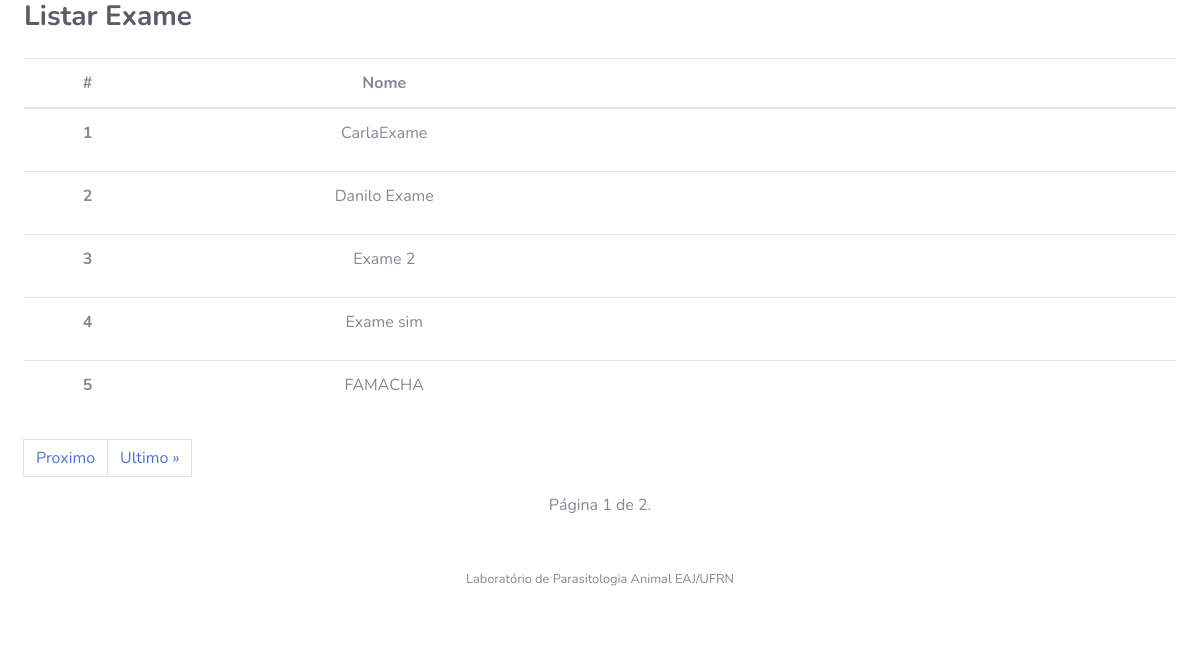
Before: /exame/listar/ with the older database file.
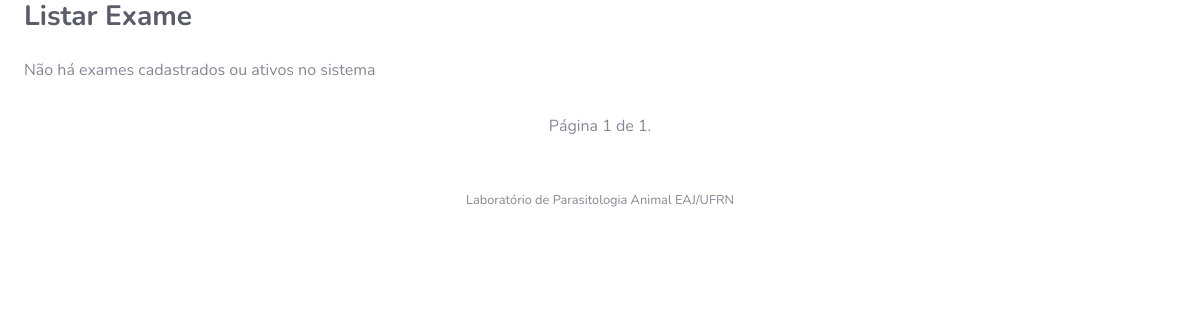
After: the same page with the newer database file.
### Exame/models.py (models this page shows, shortened)
class Exame(models.Model):
    nome = models.CharField(max_length=200, unique=True)
    status = models.BooleanField(default=True)
    tipo_resultado = models.CharField(max_length=3, choices=TIPOS_RESULTADO, default='NUM', null=True)
    class Meta:
        ordering = ('nome',)

### Exame/views.py (the view)
# urls.py: path('listar/', views.listar, name='listar'),
def listar(request):
    exame_list = Exame.objects.filter(status=True)
    paginator = Paginator(exame_list, 5)
    page = request.GET.get('page')
    exame = paginator.get_page(page)
    context = {'listar_exame':exame}
    return render(request, 'Exame/ListarExame.html', context)

### Amostra/context_processors.py (called while the page is built)
def amostras_pendentes(request):
    if (request.user.is_authenticated):
        amostras = Amostra.objects.filter(
            responsavel=request.user, status=True,
            data_coleta__lte = date.today()- timedelta(days=10))
    else:
        amostras = Amostra.objects.filter(
            status=True,
            data_coleta__lte = date.today()- timedelta(days=10))
    return {
        'amostras_pendentes_count': amostras.count(),
        'amostras_pendentes': amostras.order_by('data_coleta')
    }

### templates/Exame/ListarExame.html (shortened to what this page needs)
{% extends "base.html" %}
{% load bootstrap4 %}
{% block arquivos_js_css %}
{% load static %}
{% endblock %}
{% block content %}
    {% if listar_exame %}
       <table id="dataTable" class="table" cellspacing="0" width="100%">
           <thead >
            <th scope="col"><font><center>#</center></font></th>
            <th><font></font><center>Nome</center></font></th>
            <th></th>
          </thead>
            <tbody>
               {% for exame in listar_exame %}
               <tr>
                   <th scope="row"><font></font><center>{{ forloop.counter }}</center></font></th>
                  <td><font></font><center>{{ exame.nome }}</center></font></td>
                   <td>
                      <a href="{% url 'exame:detalhes' pk=exame.pk %}" class="btn btn-primary-outline" data-toggle="tooltip" title="Detalhes">
                        <i class="fa fa-search" aria-hidden="true" style="color:#1cc88a"></i>
                      </a>
                       <a href="{% url 'exame:editar' pk=exame.pk %}?next={{ request.path }}" class="btn btn-warning-outline" data-toggle="tooltip" title="Editar">
                          <i class="fas fa-pencil-alt" style="color:#4e73df"></i>
                       </a>
                      <a href="" class="btn btn-danger-outline" data-toggle="modal" data-target="#fm-modal-grid-{{exame.pk}}"
                                        data-tt="tooltip" title="Deletar">
                      <i class="fa fa-times" aria-hidden="true" style="color:#e74a3b"></i>
                      </a>
                   </td>
               </tr>
               {% endfor %}
            </tbody>
       </table>
    {% else %}
      <p>Não há exames cadastrados ou ativos no sistema</p>
    {% endif %}
      <div class="pagination">
        <span class="step-links">
             <nav aria-label="Navegação de página exemplo">
                 <ul class="pagination">
                    {% if listar_exame.has_next %}
                        <a class="page-link" href="?page={{ listar_exame.next_page_number }}">Proximo</a>
                        <a class="page-link" href="?page={{ listar_exame.paginator.num_pages }}">Ultimo &raquo;</a>
                    {% endif %}
                 </ul>
             </nav>
        </span>
    </div>
        <span class="current" >
         <center> Página {{ listar_exame.number }} de {{ listar_exame.paginator.num_pages }}.</center>
        </span>
        <br>
{% endblock %}

Changed rows visible on the page:
removed Exame: nome "CarlaExame"
removed Exame: nome "Danilo Exame"
removed Exame: nome "Exame 2"
removed Exame: nome "Exame sim"
removed Exame: nome "FAMACHA"
Other visible differences:
{{ listar_exame.paginator.num_pages }}: "2" → "1"
text no longer shown: "# Nome Proximo Ultimo »"
text now shown: "Não há exames cadastrados ou ativos no sistema"
